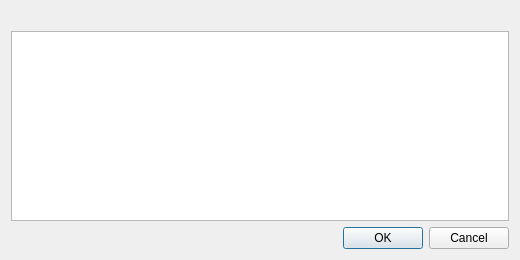
<?xml version="1.0" encoding="UTF-8"?>
<ui version="4.0">
 <class>NameFitDialog</class>
 <widget class="QDialog" name="NameFitDialog">
  <property name="geometry">
   <rect>
    <x>0</x>
    <y>0</y>
    <width>520</width>
    <height>260</height>
   </rect>
  </property>
  <property name="windowTitle">
   <string></string>
  </property>
  <layout class="QVBoxLayout" name="outer_layout" stretch="0,1,0">
   <item>
    <widget class="QLabel" name="explanation_label">
     <property name="text">
      <string></string>
     </property>
     <property name="wordWrap">
      <bool>true</bool>
     </property>
    </widget>
   </item>
   <item>
    <widget class="QTableWidget" name="names_table">
     <property name="editTriggers">
      <set>QAbstractItemView::EditTrigger::NoEditTriggers</set>
     </property>
     <property name="selectionMode">
      <enum>QAbstractItemView::SelectionMode::NoSelection</enum>
     </property>
     <property name="sizeAdjustPolicy">
      <enum>QAbstractScrollArea::SizeAdjustPolicy::AdjustToContents</enum>
     </property>
     <property name="showGrid">
      <bool>false</bool>
     </property>
     <attribute name="horizontalHeaderVisible">
      <bool>false</bool>
     </attribute>
     <attribute name="horizontalHeaderStretchLastSection">
      <bool>true</bool>
     </attribute>
     <attribute name="verticalHeaderVisible">
      <bool>false</bool>
     </attribute>
     <column>
      <property name="text">
       <string notr="true">1</string>
      </property>
     </column>
     <column>
      <property name="text">
       <string notr="true">2</string>
      </property>
     </column>
    </widget>
   </item>
   <item>
    <widget class="QDialogButtonBox" name="buttons">
     <property name="standardButtons">
      <set>QDialogButtonBox::StandardButton::Cancel|QDialogButtonBox::StandardButton::Ok</set>
     </property>
    </widget>
   </item>
  </layout>
 </widget>
 <resources/>
 <connections>
  <connection>
   <sender>buttons</sender>
   <signal>accepted()</signal>
   <receiver>NameFitDialog</receiver>
   <slot>accept()</slot>
  </connection>
  <connection>
   <sender>buttons</sender>
   <signal>rejected()</signal>
   <receiver>NameFitDialog</receiver>
   <slot>reject()</slot>
  </connection>
 </connections>
</ui>
